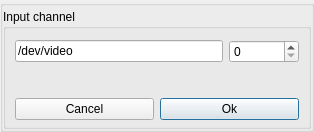
<?xml version="1.0" encoding="UTF-8"?>
<ui version="4.0">
 <class>LinuxDeviceSelectorDialog</class>
 <widget class="QDialog" name="LinuxDeviceSelectorDialog">
  <property name="geometry">
   <rect>
    <x>0</x>
    <y>0</y>
    <width>314</width>
    <height>132</height>
   </rect>
  </property>
  <property name="focusPolicy">
   <enum>Qt::ClickFocus</enum>
  </property>
  <property name="windowTitle">
   <string>Dialog</string>
  </property>
  <layout class="QVBoxLayout" name="verticalLayout_3">
   <property name="spacing">
    <number>0</number>
   </property>
   <property name="leftMargin">
    <number>0</number>
   </property>
   <property name="topMargin">
    <number>0</number>
   </property>
   <property name="rightMargin">
    <number>0</number>
   </property>
   <property name="bottomMargin">
    <number>0</number>
   </property>
   <item>
    <widget class="QGroupBox" name="groupBox_main">
     <property name="title">
      <string/>
     </property>
     <layout class="QVBoxLayout" name="verticalLayout">
      <property name="spacing">
       <number>3</number>
      </property>
      <property name="leftMargin">
       <number>0</number>
      </property>
      <property name="topMargin">
       <number>3</number>
      </property>
      <property name="rightMargin">
       <number>0</number>
      </property>
      <property name="bottomMargin">
       <number>0</number>
      </property>
      <item>
       <widget class="QGroupBox" name="groupBox_channelSelect">
        <property name="title">
         <string>Input channel</string>
        </property>
        <layout class="QVBoxLayout" name="verticalLayout_2">
         <property name="topMargin">
          <number>11</number>
         </property>
         <property name="bottomMargin">
          <number>6</number>
         </property>
         <item>
          <layout class="QHBoxLayout" name="horizontalLayout">
           <item>
            <widget class="QLineEdit" name="lineEdit">
             <property name="sizePolicy">
              <sizepolicy hsizetype="Expanding" vsizetype="Fixed">
               <horstretch>0</horstretch>
               <verstretch>0</verstretch>
              </sizepolicy>
             </property>
             <property name="text">
              <string>/dev/video</string>
             </property>
             <property name="readOnly">
              <bool>true</bool>
             </property>
            </widget>
           </item>
           <item>
            <widget class="QSpinBox" name="spinBox_deviceIdx">
             <property name="sizePolicy">
              <sizepolicy hsizetype="Maximum" vsizetype="Fixed">
               <horstretch>0</horstretch>
               <verstretch>0</verstretch>
              </sizepolicy>
             </property>
             <property name="minimumSize">
              <size>
               <width>70</width>
               <height>0</height>
              </size>
             </property>
             <property name="maximum">
              <number>1024</number>
             </property>
            </widget>
           </item>
          </layout>
         </item>
         <item>
          <spacer name="verticalSpacer">
           <property name="orientation">
            <enum>Qt::Vertical</enum>
           </property>
           <property name="sizeHint" stdset="0">
            <size>
             <width>20</width>
             <height>999999</height>
            </size>
           </property>
          </spacer>
         </item>
         <item>
          <layout class="QHBoxLayout" name="horizontalLayout_2">
           <item>
            <widget class="QPushButton" name="pushButton_cancel">
             <property name="text">
              <string>Cancel</string>
             </property>
            </widget>
           </item>
           <item>
            <widget class="QPushButton" name="pushButton_ok">
             <property name="text">
              <string>Ok</string>
             </property>
             <property name="default">
              <bool>true</bool>
             </property>
            </widget>
           </item>
          </layout>
         </item>
        </layout>
       </widget>
      </item>
     </layout>
    </widget>
   </item>
  </layout>
 </widget>
 <resources/>
 <connections/>
</ui>
